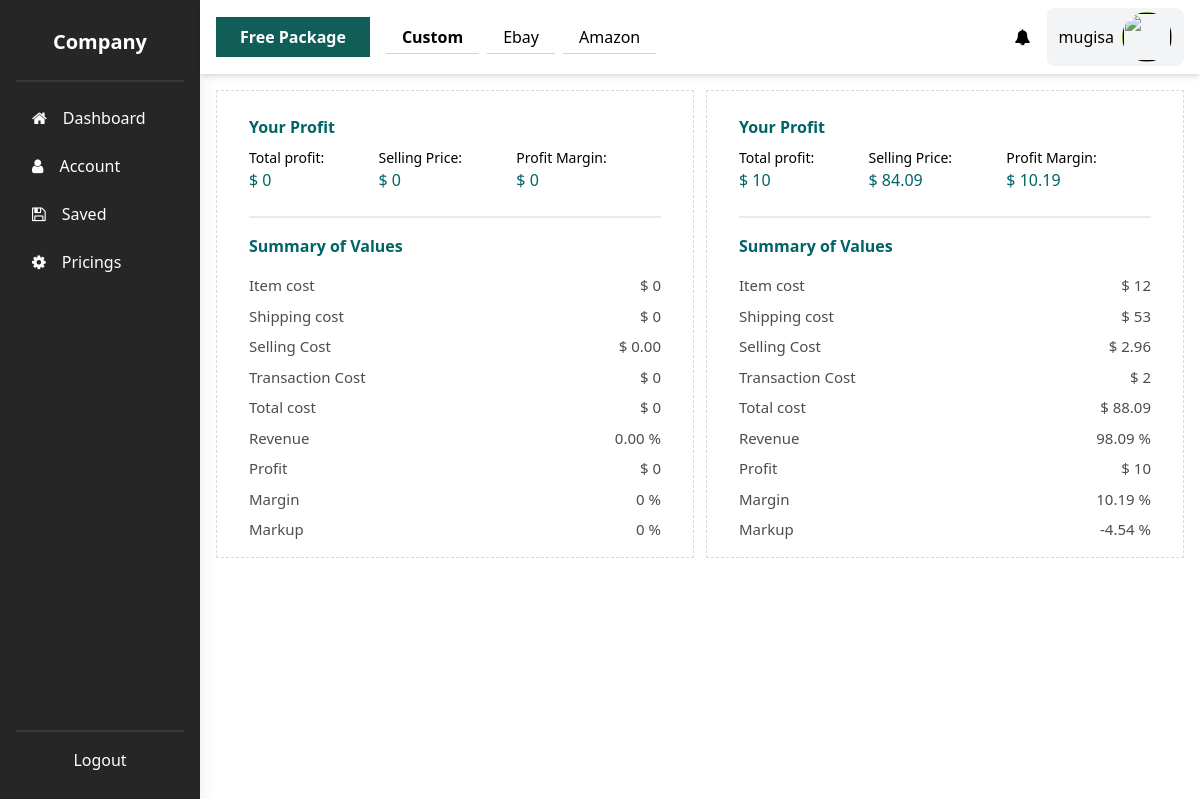
The app's page /saved/?calculator=Custom (signed in) with its own data.
### payments/models.py (models this page shows, shortened)
class PaypalSubscription(models.Model):
    class Meta:
        ordering = ['-id']
    user = models.ForeignKey(to=AuthModels.User, on_delete=models.CASCADE)
    plan = models.ForeignKey(to="PaypalPlan", on_delete=models.CASCADE)
    previous_pricing = models.ForeignKey(to="PaypalPlan", on_delete=models.CASCADE, blank=True, null=True, related_name="previous_pricing")
    upgrading_to = models.ForeignKey(to="PaypalPlan", on_delete=models.CASCADE, blank=True, null=True, related_name="upgrading_to")
    total_amount_paid = models.DecimalField(
        _("Total Amount Paid"), decimal_places=2, max_digits=8, blank=True, null=True,
    )
    start_date = models.DateField(_("Subscription Start Date"), default=datetime.date.today)
    expiry_date = models.DateField(_("Subscription Expiry Date"), blank=True, null=True)
    email = models.CharField(_("Client's Email"), max_length=256, blank=True, null=True)
    country_code = models.CharField(_("Client's Country"), max_length=9, blank=True, null=True)
    address = models.CharField(_("Client's Address"), max_length=256, blank=True, null=True)
    order_key = models.CharField(_("Order key"), max_length=256, blank=True, null=True)
    expired = models.BooleanField(_("Expired"), default=False)
    active = models.BooleanField(_("Active"), default=False)
    payment_completed = models.BooleanField(_("Payment Completed"), default=False)
    created_on = models.DateField(_("Created on"), default=datetime.date.today)

class PaypalPlan(models.Model):
    paypal_id = models.CharField(_("Paypal ID"), max_length=256, null=True, blank=True)
    name = models.CharField(_("Plan Name"), max_length=256)
    status = models.CharField(_("Plan status"), max_length=256, default="ACTIVE")
    currency = models.CharField(_("Plan Currency"), max_length=256)
    product = models.ForeignKey(to=PaypalProduct, on_delete=models.CASCADE)
    cost = models.DecimalField(_("Plan Cost"), max_digits = 5,decimal_places = 2)
    description = models.TextField(_("Description"), max_length=256)
    interval_unit = models.CharField(_("Plan Duration"), max_length=256)
    interval_count = models.IntegerField(_("Interval Count"), default=1)
    subscribers = models.IntegerField(_("Plan Subscribers"), default=0)

### app_auth/models.py (models this page shows, shortened)
class User(AbstractUser):
    USERNAME_FIELD = 'email'
    REQUIRED_FIELDS = []
    email = models.EmailField('Email address', unique=True)
    country_code = models.CharField("Country Code", max_length=10, null=True, blank=True)
    phone_number = models.CharField("Phone Number", max_length=20, null=True, blank=True)
    is_email_activated = models.BooleanField("Email Activated", default=False)
    is_phone_activated = models.BooleanField("Phone Activated", default=False)
    profile_image = models.FileField(verbose_name="Profile Image",upload_to=get_file_path, null=True, blank=True)
    verify_code = models.CharField("Verification Code", max_length=10, null=True, blank=True)
    customer_payemnt_id = models.CharField("Customer Payment Id", max_length=256, null=True, blank=True)

### manager/models.py (models this page shows)
class Calc(models.Model):
    class Meta:
        ordering = ['-id']
    created_on = models.DateField(_("Created on"), default=datetime.date.today)

class CustomCalc(Calc):
    Profit = models.CharField(_("Profit"), max_length=256)
    item_cost_price = models.CharField(_("item_cost_price"), max_length=256)
    shipping_charge = models.CharField(_("shipping_charge"), max_length=256)
    shipping_cost = models.CharField(_("shipping_cost"), max_length=256)
    sales_tax = models.CharField(_("sales_tax"), max_length=256)
    selling_cost_percent = models.CharField(_("selling_cost_percent"), max_length=256)
    fixed_platform_fee = models.CharField(_("fixed_platform_fee"), max_length=256)
    transaction_cost_percent = models.CharField(_("transaction_cost_percent"), max_length=256)
    fixed_transaction_cost = models.CharField(_("fixed_transaction_cost"), max_length=256)
    revenue = models.CharField(_("revenue"), max_length=256)
    Gross_Profit_Margin = models.CharField(_("Gross_Profit_Margin"), max_length=256)
    sellingPrice = models.CharField(_("sellingPrice"), max_length=256)
    Markup = models.CharField(_("Markup"), max_length=256)
    selling_cost = models.CharField(_("selling_cost"), max_length=256, default="0")
    total_cost = models.CharField(_("total_cost"), max_length=256, default="0")
    preset = models.BooleanField(_("preset"), default=False)

### manager/views.py (the view)
# urls.py: path("saved/", ManagerViews.SavedDataView.as_view(), name="saved"),
class SavedDataView(View):
    template_name = "manager/saved_data.html"
    def get(self, request, *args, **kwargs):
        calculator = request.GET.get("calculator")
        if calculator == "Ebay":
            records = ManagerModels.EbayCalc.objects.all()
        elif calculator == "Amazon":
            records = ManagerModels.AmazonCalc.objects.all()
        elif calculator == "Custom":
            records = ManagerModels.CustomCalc.objects.all()
        context_data = {
            "calculator" : calculator,
            "records" : records
        }
        return render(request, template_name=self.template_name, context=context_data)

### TEMPLATES/manager/saved_data.html (shortened to what this page needs)
{% extends '../utils/layout.html' %}
{% block content %}
<section class="grid gap-4">
    <section class="calc_results_list grid grid-cols-2 gap-3">
    {% for last_record in records %}
    <main class="result-area">
        {% if calculator == "Ebay" %}
        <div class="calc" id="ebay_calc">
            <div class="results">
                <div class="calc-part grid">
                <div class="header grid">
                    <h3 class="calc-heading text-primary">Your Profit</h3>
                    <div class="briefs grid grid-cols">
                    <p class="val-display">
                        <span>Total profit: </span>
                        <span class="text-primary" id="total_profit">$ {{last_record.computedTotalProfit}}</span>
                    </p>
                    <p class="val-display">
                        <span>Profit %: </span>
                        <span class="text-primary" id="total_profit_pecent">{{ last_record.computedTotalProfitPercent }} %</span>
                    </p>
                    <p class="val-display">
                        <span>Sold Price: </span>
                        <span class="text-primary" id="sold_price">$ {{ last_record.item_sold_price }}</span>
                    </p>
                    </div>
                </div>
                </div>
                <hr style="border: 1px solid hsla(182, 100%, 15%, 0.1);">
                <div class="calc-part grid">
                <div class="stats-list">
                    <h4 class="list-title text-primary">eBay transaction fee</h4>
                    <div class="stats">
                    <div>
                        <p>Final value fee %</p>
                        <p id="final_value_fee">{{ last_record.ebay_fee }} %</p>
                    </div>
                    <div>
                        <p>Fixed transaction fee</p>
                        <p id="fixed_transaction_fee">$ 0.30 </p>
                    </div>
                    <div>
                        <p>Promotion fee</p>
                        <p id="promotion_fee">{{ last_record.promotion }} %</p>
                    </div>
                    <div>
                        <p>Total eBay fees</p>
                        <p id="total_eBay_fees">$ {{ last_record.ebay_fee }}</p>
                    </div>
                    <div>
                        <p>Total eBay fees %</p>
                        <p id="total_eBay_fees_percent"> {{ last_record.ebay_fee }} %</p>
                    </div>
                    </div>
                </div>
                <div class="stats-list">
                    <h4 class="list-title text-primary">Other costs</h4>
                    <div class="stats">
                    <div>
                        <p>Item cost</p>
                        <p id="item_cost">$ {{ last_record.item_cost_price }}</p>
                    </div>
                    <div>
                        <p>Shipping cost</p>
                        <p id="shipping_cost">$ {{ last_record.shipping_cost }}</p>
                    </div>
                    <div>
                        <p>Other cost</p>
                        <p id="other_cost">$ {{ last_record.other_fees }}</p>
                    </div>
                    <div>
                        <p>Total cost</p>
                        <p id="total_cost">$ {{ last_record.computedTotalCost }}</p>
                    </div>
                    </div>
                </div>
                </div>
            </div>
        </div>
        {% elif calculator == "Custom" %}
        <div class="calc"  id="custom_calc">
            <div class="results">
                <div class="calc-part grid">
                <div class="header grid">
                    <h3 class="calc-heading text-primary">Your Profit</h3>
                    <div class="briefs grid grid-cols">
                    <p class="val-display">
                        <span>Total profit: </span>
                        <span class="text-primary" id="total_profit">$ {{ last_record.Profit }}</span>
                    </p>
                    <p class="val-display">
                        <span>Selling Price: </span>
                        <span class="text-primary" id="selling_price">$ {{ last_record.sellingPrice }}</span>
                    </p>
                    <p class="val-display">
                        <span>Profit Margin: </span>
                        <span class="text-primary" id="profit_margin">$ {{ last_record.Gross_Profit_Margin }}</span>
                    </p>
                    </div>
                </div>
                </div>
                <hr style="border: 1px solid hsla(182, 100%, 15%, 0.1);">
                <div class="calc-part grid">
                <div class="stats-list">
                    <h4 class="list-title text-primary">Summary of Values</h4>
                    <div class="stats">
                    <div>
                        <p>Item cost</p>
                        <p id="item_cost">$ {{ last_record.item_cost_price }}</p>
                    </div>
                    <div>
                        <p>Shipping cost</p>
                        <p id="shipping_cost">$ {{ last_record.shipping_cost }}</p>
                    </div>
                    <div>
                        <p>Selling Cost</p>
                        <p id="selling_cost">$ {{ last_record.selling_cost }}</p>
                    </div>
                    <div>
                        <p>Transaction Cost</p>
                        <p id="translation_cost">$ {{ last_record.transaction_cost_percent }}</p>
                    </div>
                    <div>
                        <p>Total cost</p>
                        <p id="total_cost">$ {{ last_record.total_cost }}</p>
                    </div>
                    <div>
                        <p>Revenue</p>
                        <p id="revenue">{{ last_record.revenue }} %</p>
                    </div>
                    <div>
                        <p>Profit</p>
                        <p id="stat_total_profit">$ {{ last_record.Profit }} </p>
                    </div>
                    <div>
                        <p>Margin</p>
                        <p id="margin">{{ last_record.Gross_Profit_Margin }} %</p>
                    </div>
                    <div>
                        <p>Markup</p>
                        <p id="markup">{{ last_record.Markup }} %</p>
                    </div>
                    </div>
                </div>
                </div>
            </div>
        </div>
        {% endif %}
    </main>
    {% endfor %}
    </section>
</section>
{% endblock %}

### TEMPLATES/utils/layout.html (shortened to what this page needs)
{% load static %}
<!DOCTYPE html>
<html>
    <head>
        <link rel="stylesheet" href="https://cdn.jsdelivr.net/npm/font-awesome@4.7.0/css/font-awesome.css" >
        <link rel="stylesheet" href="{% static 'main.css' %}">
        <link rel="stylesheet" href="{% static './calcs.css' %}">
        <link rel="stylesheet" href="{% static 'tailcss.css' %}">
        <script src="https://cdn.tailwindcss.com"></script>
    </head>
<body>
<main>
  <section class="dashboard-area grid grid-flow-col grid-cols-dash items-stretch h-screen overflow-hidden">
    <nav class="grid gap-3 grid-flow-rows content-between bg-dark text-gray-200 py-5 px-4  shadow-xl">
        <div class="upper grid gap-4">
            <div class="company-logo py-2 px-4 border rounded-md border-none text-white text-center">
                <h1 class="font-bold text-xl">Company</h1>
            </div>
            <hr>
            <ul class="grid gap-2">
                <li class="nav-tabs">
                    <a href="{% url 'manager:home' %}" class="grid grid-flow-col items-center justify-start gap-4 active">
                        <i class="fa fa-home"></i>
                        <span>Dashboard</span>
                    </a>
                </li>
                <li class="nav-tabs">
                    <a href="{% url 'manager:account' %}" class="grid grid-flow-col items-center justify-start gap-4">
                        <i class="fa fa-user"></i>
                        <span>Account</span>
                    </a>
                </li>
                <li class="nav-tabs">
                    <a href="{% url 'manager:saved' %}?calculator=Amazon" class="grid grid-flow-col items-center justify-start gap-4">
                        <i class="fa fa-save"></i>
                        <span>Saved</span>
                    </a>
                </li>
                <li class="nav-tabs">
                    <a href="{% url 'manager:pricings' %}" class="grid grid-flow-col items-center justify-start gap-4">
                        <i class="fa fa-cog"></i>
                        <span>Pricings</span>
                    </a>
                </li>
            </ul>
        </div>
        <div class="lower grid justify-stretch gap-2">
            <hr>
            <a href="{% url 'app_auth:logout' %}" class="self-end nav-tabs auth grid justify-center" style="align-self: flex-end;">
                Logout
            </a>
        </div>
    </nav>
    <section class="grid content-start">
        <ul class="bg-white shadow-md px-4 py-2 grid grid-flow-col items-center justify-between self-start gap-4">
            <div class="grid grid-flow-col gap-2 items-center">
                <a href="{% url 'manager:account' %}" class="px-6 py-2 bg-teal-800 hover:bg-teal-700 transition-all text-white font-semibold">
                    {{ user_subsciption.plan.name }}
                </a>
                {% if calculator %}
                    <a href="{% url 'manager:saved' %}?calculator=Custom" class="py-1 px-4 hover:font-semibold {% if calculator == 'Custom' %} font-semibold {% else %} font-normal {% endif %}" style="border-block-end: 1px solid lightgrey;">Custom</a>
                    <a href="{% url 'manager:saved' %}?calculator=Ebay" class="py-1 px-4 hover:font-semibold  {% if calculator == 'Ebay' %} font-semibold {% else %} font-normal {% endif %}" style="border-block-end: 1px solid lightgrey;">Ebay</a>
                    <a href="{% url 'manager:saved' %}?calculator=Amazon" class="py-1 px-4 hover:font-semibold  {% if calculator == 'Amazon' %} font-semibold {% else %} font-normal {% endif %}" style="border-block-end: 1px solid lightgrey;">Amazon</a>
                {% endif %}
            </div>
            <div class="grid grid-flow-col gap-4 items-center">
                <li>
                    <a href="">
                        <i class="fa fa-bell"></i>
                    </a>
                </li>
                <a href="" class="nav-group grid grid-flow-col items-center gap-2 rounded-lg bg-gray-100 py-1 px-3">
                    <span>{{ request.user.username }}</span>
                    <li class="avator">
                        <img src="{% if social_user %}{{social_user.get_avatar_url}}{% else %}/media/{{request.user.profile_image}}{% endif %}" alt="">
                    </li>
                </a>
            </div>
        </ul>
        <section class="grid p-4 items-start overflow-y-auto" style="block-size: 90vh;;">
          {% block content %}
          {% endblock %}
        </section>
    </section>
</section>
</main>
</body>
</html>

### records on screen
PaypalSubscription: plan.name "Free Package"
User: user.username "mugisa"
CustomCalc: Profit "0", sellingPrice "0", Gross_Profit_Margin "0", item_cost_price "0", shipping_cost "0", selling_cost "0.00", transaction_cost_percent "0", total_cost "0", revenue "0.00", Markup "0"
CustomCalc: Profit "10", sellingPrice "84.09", Gross_Profit_Margin "10.19", item_cost_price "12", shipping_cost "53", selling_cost "2.96", transaction_cost_percent "2", total_cost "88.09", revenue "98.09", Markup "-4.54"
